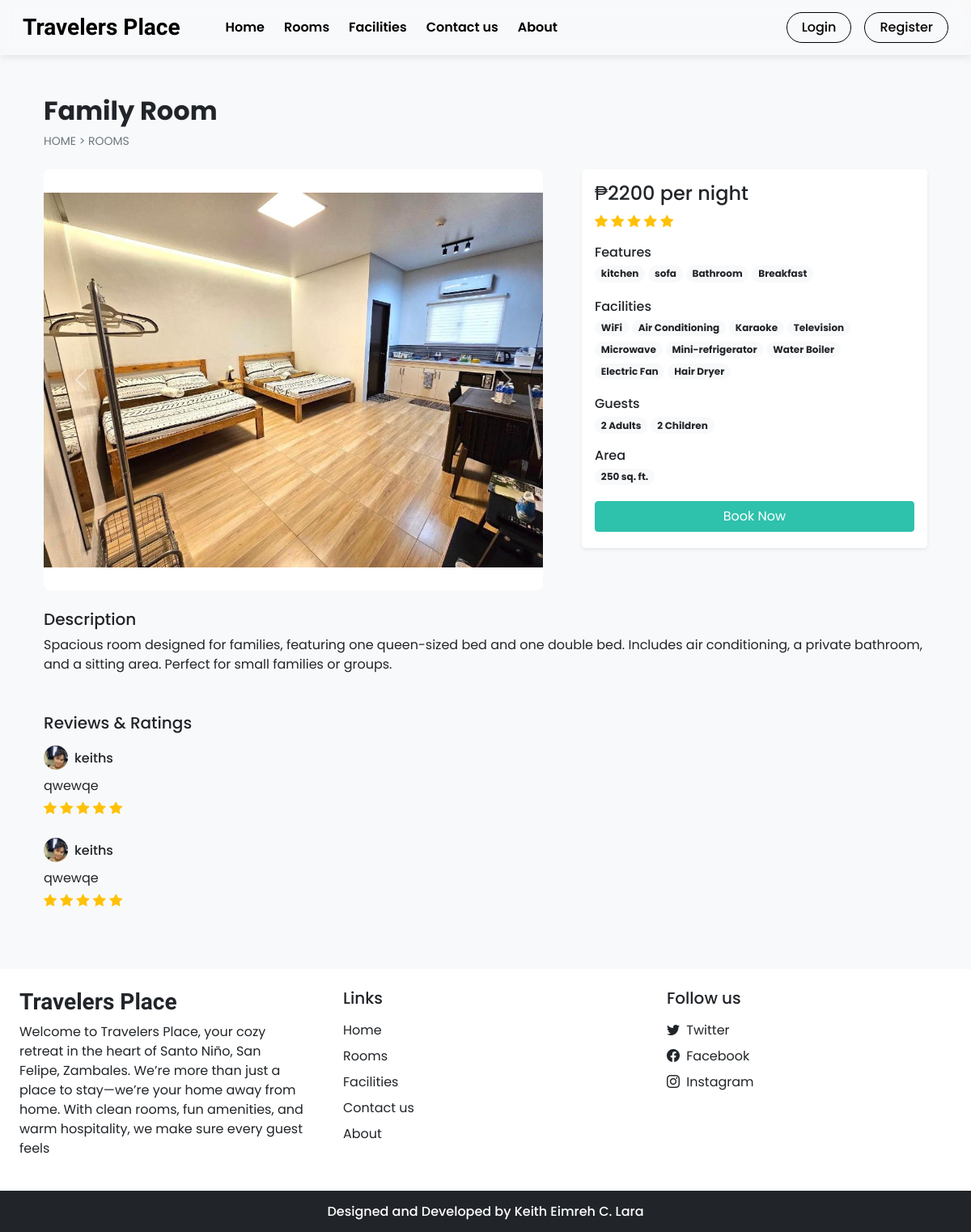
The page /room_details.php?id=15 on the database its author committed.
### tables this page shows
CREATE TABLE `settings` (
  `sr_no` int(11) NOT NULL AUTO_INCREMENT,
  `site_title` varchar(50) NOT NULL,
  `site_about` varchar(250) NOT NULL,
  `shutdown` tinyint(1) NOT NULL,
  `payment_gcash_number` varchar(100) DEFAULT NULL,
  `payment_maya_number` varchar(100) DEFAULT NULL,
  `payment_gcash_qr` varchar(255) DEFAULT NULL,
  `payment_maya_qr` varchar(255) DEFAULT NULL,
  `booking_rules` text DEFAULT NULL,
  PRIMARY KEY (`sr_no`)
);

CREATE TABLE `rooms` (
  `id` int(11) NOT NULL AUTO_INCREMENT,
  `name` varchar(150) NOT NULL,
  `area` int(11) NOT NULL,
  `price` int(11) NOT NULL,
  `quantity` int(11) NOT NULL,
  `adult` int(11) NOT NULL,
  `children` int(11) NOT NULL,
  `description` varchar(350) NOT NULL,
  `status` tinyint(4) NOT NULL DEFAULT 1,
  `removed` int(11) NOT NULL DEFAULT 0,
  `archived_at` datetime DEFAULT NULL,
  `is_archived` tinyint(1) NOT NULL DEFAULT 0,
  PRIMARY KEY (`id`)
);

CREATE TABLE `room_images` (
  `sr_no` int(11) NOT NULL AUTO_INCREMENT,
  `room_id` int(11) NOT NULL,
  `image` varchar(150) NOT NULL,
  `thumb` tinyint(4) NOT NULL DEFAULT 0,
  PRIMARY KEY (`sr_no`),
  KEY `room_id` (`room_id`),
  CONSTRAINT `room_images_ibfk_1` FOREIGN KEY (`room_id`) REFERENCES `rooms` (`id`)
);

CREATE TABLE `features` (
  `id` int(11) NOT NULL AUTO_INCREMENT,
  `name` varchar(50) NOT NULL,
  PRIMARY KEY (`id`)
);

CREATE TABLE `facilities` (
  `id` int(11) NOT NULL AUTO_INCREMENT,
  `icon` varchar(100) NOT NULL,
  `name` varchar(50) NOT NULL,
  `description` varchar(250) NOT NULL,
  PRIMARY KEY (`id`)
);

CREATE TABLE `rating_review` (
  `sr_no` int(11) NOT NULL AUTO_INCREMENT,
  `booking_id` int(11) NOT NULL,
  `room_id` int(11) NOT NULL,
  `user_id` int(11) NOT NULL,
  `rating` int(11) NOT NULL,
  `review` varchar(200) NOT NULL,
  `seen` int(11) NOT NULL DEFAULT 0,
  `datentime` datetime NOT NULL DEFAULT current_timestamp(),
  `is_archived` tinyint(1) NOT NULL DEFAULT 0,
  `archived_at` datetime DEFAULT NULL,
  PRIMARY KEY (`sr_no`),
  KEY `booking_id` (`booking_id`),
  KEY `room_id` (`room_id`),
  KEY `user_id` (`user_id`),
  KEY `idx_rating_review_seen_archived` (`seen`,`is_archived`),
  KEY `idx_rating_review_datentime` (`datentime`),
  CONSTRAINT `rating_review_ibfk_1` FOREIGN KEY (`booking_id`) REFERENCES `booking_order` (`booking_id`),
  CONSTRAINT `rating_review_ibfk_2` FOREIGN KEY (`room_id`) REFERENCES `rooms` (`id`),
  CONSTRAINT `rating_review_ibfk_3` FOREIGN KEY (`user_id`) REFERENCES `user_cred` (`id`)
);

CREATE TABLE `user_cred` (
  `id` int(11) NOT NULL AUTO_INCREMENT,
  `name` varchar(100) NOT NULL,
  `email` varchar(150) NOT NULL,
  `address` varchar(120) NOT NULL,
  `phonenum` varchar(100) NOT NULL,
  `pincode` int(11) NOT NULL,
  `dob` date NOT NULL,
  `profile` varchar(100) NOT NULL,
  `password` varchar(200) NOT NULL,
  `is_verified` int(11) NOT NULL DEFAULT 0,
  `token` varchar(200) DEFAULT NULL,
  `t_expire` date DEFAULT NULL,
  `status` int(11) NOT NULL DEFAULT 1,
  `is_archived` tinyint(1) NOT NULL DEFAULT 0,
  `datentime` datetime NOT NULL DEFAULT current_timestamp(),
  `username` varchar(100) DEFAULT NULL,
  `verification_code` varchar(255) DEFAULT NULL,
  PRIMARY KEY (`id`),
  UNIQUE KEY `uniq_user_cred_username` (`username`),
  KEY `idx_user_cred_status_datentime` (`status`,`datentime`)
);

### room_details.php (the view, shortened to what the rows shown need)
<!DOCTYPE html>
<html lang="en">
<head>
  <?php require('inc/links.php'); ?>
</head>
<body class="bg-light">
  <?php require('inc/header.php'); ?>
  <?php
    $data = filteration($_GET);
    $room_res = select("SELECT * FROM `rooms` WHERE `id`=? AND `status`=? AND `removed`=?",[$data['id'],1,0],'iii');
    $room_data = mysqli_fetch_assoc($room_res);
  ?>
  <div class="container">
    <div class="row">
      <div class="col-12 my-5 mb-4 px-4">
        <h2 class="fw-bold"><?php echo $room_data['name'] ?></h2>
        <div style="font-size: 14px;">
          <a href="index.php" class="text-secondary text-decoration-none">HOME</a>
          <span class="text-secondary"> > </span>
          <a href="rooms.php" class="text-secondary text-decoration-none">ROOMS</a>
        </div>
      </div>
      <div class="col-lg-7 col-md-12 px-4">
        <div id="roomCarousel" class="carousel slide" data-bs-ride="carousel">
          <div class="carousel-inner">
            <?php
              $room_img = ROOMS_IMG_PATH."thumbnail.jpg";
              $img_q = mysqli_query($con,"SELECT * FROM `room_images`
                WHERE `room_id`='$room_data[id]'");
              if(mysqli_num_rows($img_q)>0)
              {
                $active_class = 'active';
                while($img_res = mysqli_fetch_assoc($img_q))
                {
                  echo"
                    <div class='carousel-item $active_class'>
                      <div class='room-detail-image-wrap'>
                        <img src='".ROOMS_IMG_PATH.$img_res['image']."' class='room-detail-image' alt='".htmlspecialchars($room_data['name'], ENT_QUOTES)."'>
                      </div>
                    </div>
                  ";
                  $active_class='';
                }
              }
              else{
                echo"<div class='carousel-item active'>
                  <div class='room-detail-image-wrap'>
                    <img src='$room_img' class='room-detail-image' alt='".htmlspecialchars($room_data['name'], ENT_QUOTES)."'>
                  </div>
                </div>";
              }
            ?>
          </div>
        </div>
      </div>
      <div class="col-lg-5 col-md-12 px-4">
        <div class="card mb-4 border-0 shadow-sm rounded-3">
          <div class="card-body">
            <?php
              echo<<<price
                <h4>₱$room_data[price] per night</h4>
              price;
              $rating_q = "SELECT AVG(rating) AS `avg_rating` FROM `rating_review`
                WHERE `room_id`='$room_data[id]' ORDER BY `sr_no` DESC LIMIT 20";
              $rating_res = mysqli_query($con,$rating_q);
              $rating_fetch = mysqli_fetch_assoc($rating_res);
              $rating_data = "";
              if($rating_fetch['avg_rating']!=NULL)
              {
                for($i=0; $i < $rating_fetch['avg_rating']; $i++){
                  $rating_data .="<i class='bi bi-star-fill text-warning'></i> ";
                }
              }
              echo<<<rating
                <div class="mb-3">
                  $rating_data
                </div>
              rating;
              $fea_q = mysqli_query($con,"SELECT f.name FROM `features` f
                INNER JOIN `room_features` rfea ON f.id = rfea.features_id
                WHERE rfea.room_id = '$room_data[id]'");
              $features_data = "";
              while($fea_row = mysqli_fetch_assoc($fea_q)){
                $features_data .="<span class='badge rounded-pill bg-light text-dark text-wrap me-1 mb-1'>
                  $fea_row[name]
                </span>";
              }
              echo<<<features
                <div class="mb-3">
                  <h6 class="mb-1">Features</h6>
                  $features_data
                </div>
              features;
              $fac_q = mysqli_query($con,"SELECT f.name FROM `facilities` f
                INNER JOIN `room_facilities` rfac ON f.id = rfac.facilities_id
                WHERE rfac.room_id = '$room_data[id]'");
              $facilities_data = "";
              while($fac_row = mysqli_fetch_assoc($fac_q)){
                $facilities_data .="<span class='badge rounded-pill bg-light text-dark text-wrap me-1 mb-1'>
                  $fac_row[name]
                </span>";
              }
              echo<<<facilities
                <div class="mb-3">
                  <h6 class="mb-1">Facilities</h6>
                  $facilities_data
                </div>
              facilities;
              echo<<<guests
                <div class="mb-3">
                  <h6 class="mb-1">Guests</h6>
                  <span class="badge rounded-pill bg-light text-dark text-wrap">
                    $room_data[adult] Adults
                  </span>
                  <span class="badge rounded-pill bg-light text-dark text-wrap">
                    $room_data[children] Children
                  </span>
                </div>
              guests;
              echo<<<area
                <div class="mb-3">
                  <h6 class="mb-1">Area</h6>
                  <span class='badge rounded-pill bg-light text-dark text-wrap me-1 mb-1'>
                    $room_data[area] sq. ft.
                  </span>
                </div>
              area;
              if(!$settings_r['shutdown']){
                $login=0;
                echo<<<book
                  <button onclick='checkLoginToBook($login,$room_data[id])' class="btn w-100 text-white custom-bg shadow-none mb-1">Book Now</button>
                book;
              }
            ?>
          </div>
        </div>
      </div>
      <div class="col-12 mt-4 px-4">
        <div class="mb-5">
          <h5>Description</h5>
          <p>
            <?php echo $room_data['description'] ?>
          </p>
        </div>
        <div>
          <?php
            $review_q = "SELECT rr.*,uc.name AS uname, uc.profile, r.name AS rname FROM `rating_review` rr
              INNER JOIN `user_cred` uc ON rr.user_id = uc.id
              INNER JOIN `rooms` r ON rr.room_id = r.id
              WHERE rr.room_id = '$room_data[id]'
              ORDER BY `sr_no` DESC LIMIT 15";
            $review_res = mysqli_query($con,$review_q);
            $img_path = USERS_IMG_PATH;
            if(mysqli_num_rows($review_res)==0){
              echo 'No reviews yet!';
            }
            else
            {
              while($row = mysqli_fetch_assoc($review_res))
              {
                $stars = "<i class='bi bi-star-fill text-warning'></i> ";
                for($i=1; $i<$row['rating']; $i++){
                  $stars .= " <i class='bi bi-star-fill text-warning'></i>";
                }
                echo<<<reviews
                  <div class="mb-4">
                    <div class="d-flex align-items-center mb-2">
                      <img src="$img_path$row[profile]" class="rounded-circle" loading="lazy" width="30px">
                      <h6 class="m-0 ms-2">$row[uname]</h6>
                    </div>
                    <p class="mb-1">
                      $row[review]
                    </p>
                    <div>
                      $stars
                    </div>
                  </div>
                reviews;
              }
            }
          ?>
        </div>
      </div>
    </div>
  </div>
  <?php require('inc/footer.php'); ?>
</body>
</html>

### inc/header.php (shortened to what the rows shown need)
<nav id="nav-bar" class="navbar navbar-expand-lg navbar-dark px-lg-3 py-lg-2 fixed-top">
  <div class="container-fluid">
    <a class="navbar-brand me-5 fw-bold fs-3 h-font" href="index.php"><?php echo $settings_r['site_title'] ?></a>
    <div class="collapse navbar-collapse" id="navbarSupportedContent">
      <ul class="navbar-nav me-auto mb-2 mb-lg-0">
      </ul>
      <div class="d-flex">
      </div>
    </div>
  </div>
</nav>

### inc/footer.php (shortened to what the rows shown need)
<footer>
<div class="container-fluid bg-white mt-5">
  <div class="row">
    <div class="col-lg-4 p-4">
      <h3 class="h-font fw-bold fs-3 mb-2"><?php echo $settings_r['site_title'] ?></h3>
      <p>
        <?php echo $settings_r['site_about'] ?>
      </p>
    </div>
  </div>
</div>
</footer>

### rows shown on the page
settings: site_title "Travelers Place", site_about "Welcome to Travelers Place, your cozy retreat in the heart of Santo Niño, San Felipe, Zambales. We’re more than just a place to stay—we’re your home away from home. With clean rooms, fun amenities, and warm hospitality, we make sure every guest feels"
rooms: name "Family Room", price "2200", adult "2", children "2", area "250", description "Spacious room designed for families, featuring one queen-sized bed and one double bed. Includes air conditioning, a private bathroom, and a sitting area. Perfect for small families or groups."
room_images: image (picture)
features: name "kitchen"
features: name "sofa"
features: name "Bathroom"
features: name "Breakfast"
facilities: name "WiFi"
facilities: name "Air Conditioning"
facilities: name "Karaoke"
facilities: name "Television"
facilities: name "Microwave"
facilities: name "Mini-refrigerator"
facilities: name "Water Boiler"
facilities: name "Electric Fan"
facilities: name "Hair Dryer"
rating_review: user.profile (picture), user.name "keiths", review "qwewqe"
rating_review: user.profile (picture), user.name "keiths", review "qwewqe"
